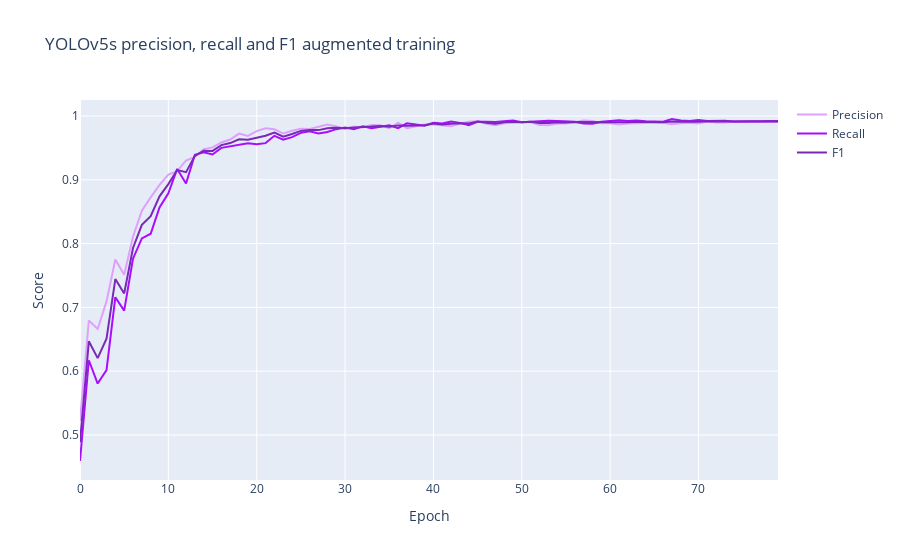

Notebook code cell kept with this figure:
### Code cell
# Plot the precision, recall and F1 score
F1_scores = [F1(data['metrics/recall'][i], data['metrics/precision'][i]) for i in range(len(data['epoch']))]

fig = go.Figure()
fig.add_trace(go.Scatter(   x=print(data['epoch']),
                            y=data['metrics/precision'],
                            mode='lines',
                            name='Precision',
                            line=dict(color='#DEA0FD', width=2)
                        ))

fig.add_trace(go.Scatter(   x=print(data['epoch']),
                            y=data['metrics/recall'],
                            mode='lines',
                            name='Recall',
                            line=dict(color='#AA0DFE', width=2)
                        ))

fig.add_trace(go.Scatter(   x=print(data['epoch']),
                            y=F1_scores,
                            mode='lines',
                            name='F1',
                            line=dict(color='#782AB6', width=2)
                        ))

fig.update_layout(
    title_text='YOLOv5s precision, recall and F1 augmented training',
    yaxis_title_text='Score',
    xaxis_title_text='Epoch'
)
fig.show()

### Figure 1 — Plotly figure (JSON) as saved in the notebook; plotly's stock layout.template omitted (floating-point values rounded to 4 significant figures)
{"data": [{"line": {"color": "#DEA0FD", "width": 2}, "mode": "lines", "name": "Precision", "type": "scatter", "y": [0.522, 0.6794, 0.6662, 0.7093, 0.775, 0.7511, 0.8107, 0.8517, 0.8723, 0.8921, 0.9081, 0.9135, 0.9303, 0.9358, 0.9481, 0.9508, 0.9586, 0.9631, 0.9724, 0.9689, 0.9763, 0.9807, 0.9793, 0.9725, 0.9769, 0.9798, 0.9797, 0.983, 0.9866, 0.9835, 0.9801, 0.9835, 0.9819, 0.986, 0.9854, 0.9808, 0.9896, 0.9809, 0.9833, 0.9866, 0.9868, 0.985, 0.9841, 0.9882, 0.9911, 0.9918, 0.9879, 0.9854, 0.9886, 0.9894, 0.99, 0.9905, 0.9858, 0.9855, 0.9882, 0.9883, 0.9904, 0.9928, 0.9921, 0.9888, 0.9886, 0.9865, 0.9883, 0.9889, 0.9893, 0.9892, 0.9893, 0.9872, 0.9888, 0.9896, 0.9881, 0.9912, 0.9897, 0.9897, 0.9911, 0.9907, 0.9905, 0.9911, 0.9914, 0.9905]}, {"line": {"color": "#AA0DFE", "width": 2}, "mode": "lines", "name": "Recall", "type": "scatter", "y": [0.4592, 0.6171, 0.5806, 0.6016, 0.716, 0.6949, 0.7763, 0.8081, 0.8155, 0.8567, 0.8789, 0.917, 0.8942, 0.9393, 0.9432, 0.9397, 0.9501, 0.9521, 0.9549, 0.9571, 0.9557, 0.9575, 0.9689, 0.9628, 0.9669, 0.9736, 0.9761, 0.9728, 0.9749, 0.9794, 0.9818, 0.9793, 0.9839, 0.9809, 0.9832, 0.9856, 0.9811, 0.9885, 0.9866, 0.9846, 0.9895, 0.9884, 0.9914, 0.9892, 0.9857, 0.9909, 0.9909, 0.9904, 0.9918, 0.9929, 0.9903, 0.9914, 0.9925, 0.9925, 0.9921, 0.9914, 0.9911, 0.9884, 0.9877, 0.9911, 0.9918, 0.9933, 0.9921, 0.9929, 0.9918, 0.9914, 0.9911, 0.9953, 0.9929, 0.9921, 0.9936, 0.9921, 0.9927, 0.9925, 0.9915, 0.9921, 0.9918, 0.9919, 0.9922, 0.9921]}, {"line": {"color": "#782AB6", "width": 2}, "mode": "lines", "name": "F1", "type": "scatter", "y": [0.4885, 0.6467, 0.6204, 0.651, 0.7443, 0.7219, 0.7931, 0.8293, 0.8429, 0.8741, 0.8932, 0.9152, 0.9119, 0.9375, 0.9456, 0.9452, 0.9543, 0.9576, 0.9635, 0.963, 0.9659, 0.969, 0.9741, 0.9677, 0.9719, 0.9767, 0.9779, 0.9779, 0.9807, 0.9815, 0.981, 0.9814, 0.9829, 0.9834, 0.9843, 0.9832, 0.9853, 0.9847, 0.9849, 0.9856, 0.9882, 0.9867, 0.9877, 0.9887, 0.9884, 0.9914, 0.9894, 0.9879, 0.9902, 0.9911, 0.9902, 0.9909, 0.9891, 0.989, 0.9902, 0.9898, 0.9907, 0.9906, 0.9899, 0.9899, 0.9902, 0.9899, 0.9902, 0.9909, 0.9905, 0.9903, 0.9902, 0.9913, 0.9908, 0.9909, 0.9908, 0.9917, 0.9912, 0.9911, 0.9913, 0.9914, 0.9911, 0.9915, 0.9918, 0.9913]}], "layout": {"title": {"text": "YOLOv5s precision, recall and F1 augmented training"}, "xaxis": {"title": {"text": "Epoch"}}, "yaxis": {"title": {"text": "Score"}}}}
